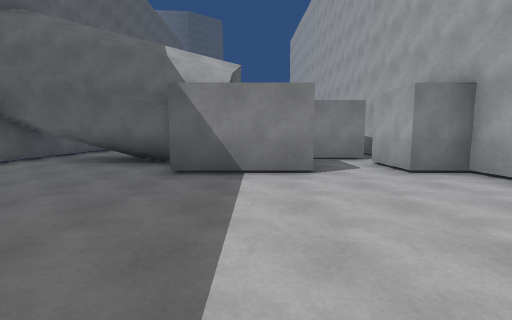
view 1 (above)

24 first-person views from a walk through a scene from a Unity 3-D project. The camera is 1.4 m above the floor, tilts 6° down and sees 90° across. The floor is counted in squares, 2 m on a side. Each view is taken from the middle of a square. On the plan, view 1 faces up. The plan holds only what a view shows up to about 9 squares ahead; the rest is blank. The place goes on beyond the plan.

view 2
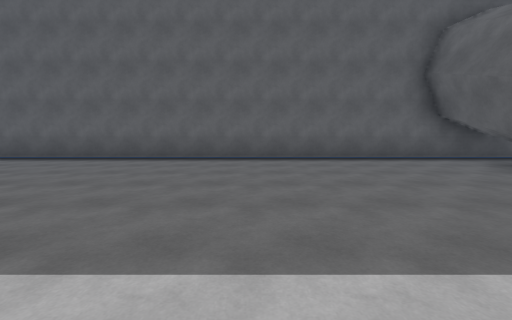

view 3
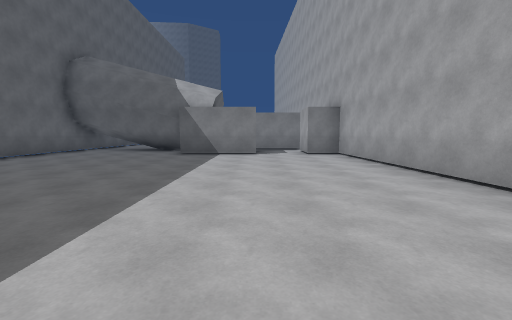

view 4
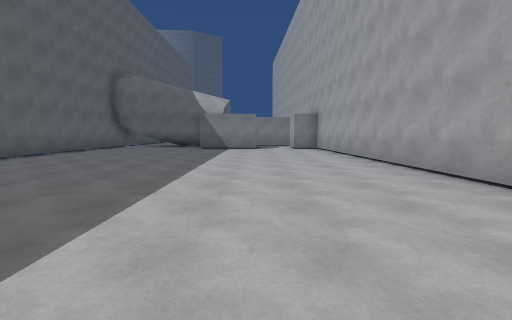

view 5
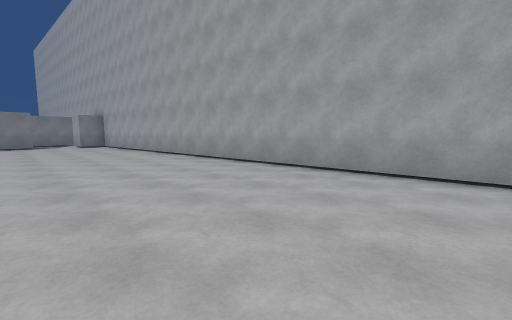

view 6
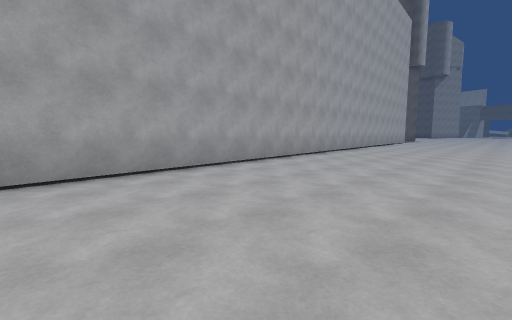

view 7
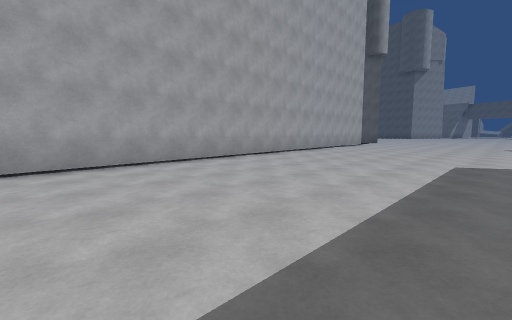

view 8
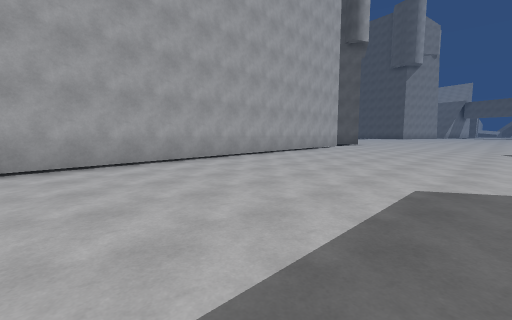

view 9
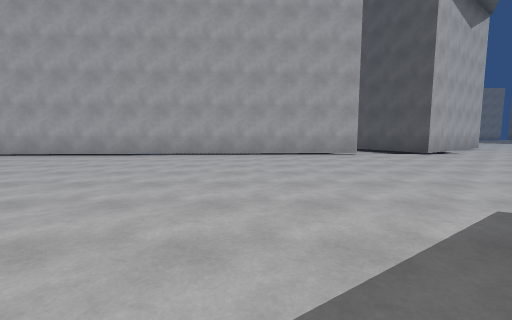

view 10
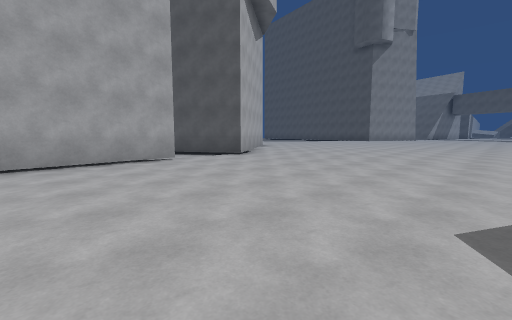

view 11
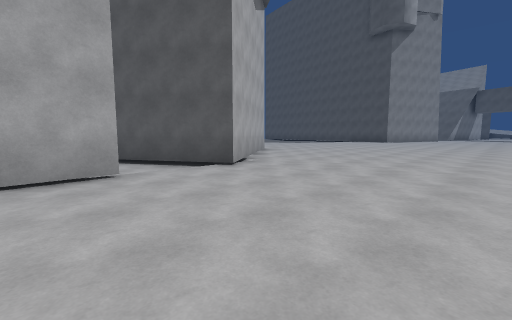

view 12
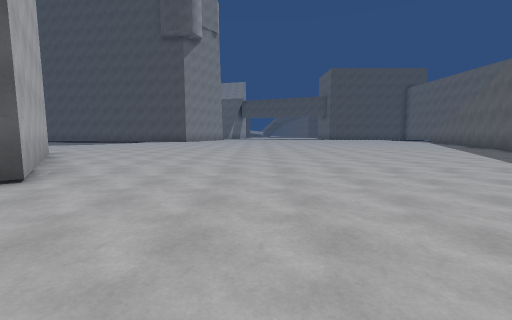

view 13
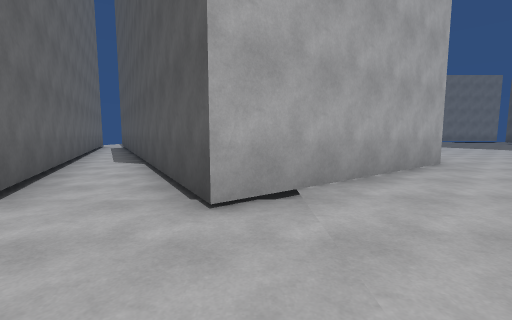

view 14
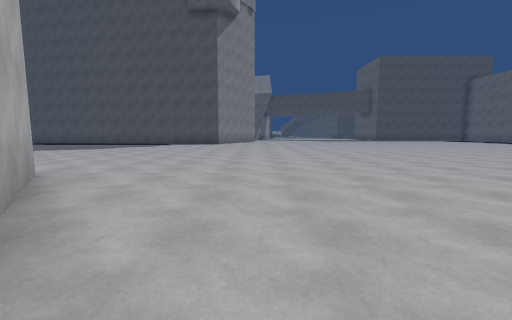

view 15
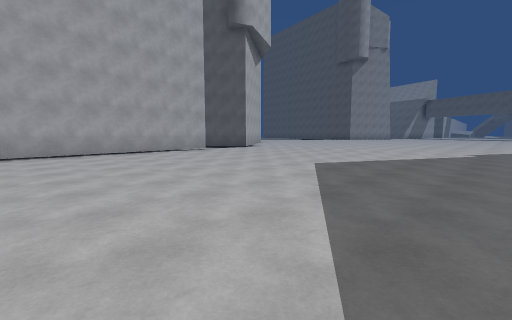

view 16
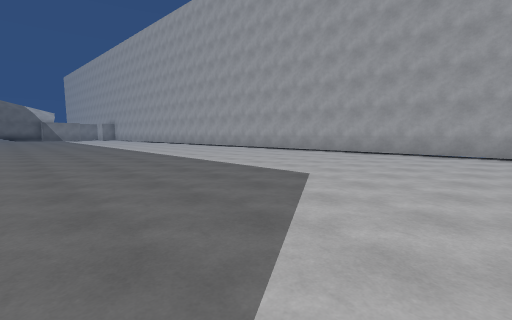

view 17
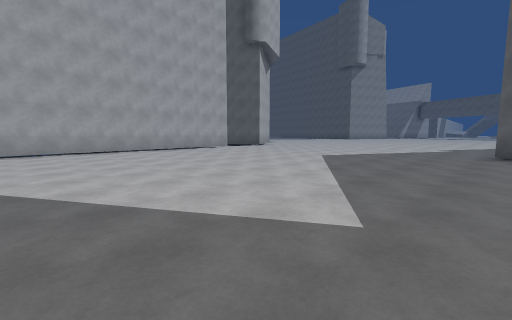

view 18
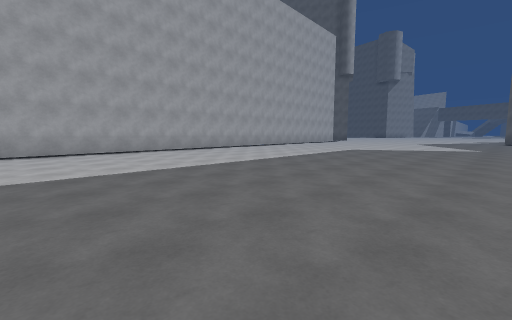

view 19
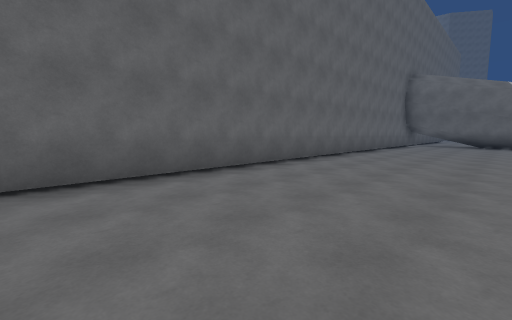

view 20
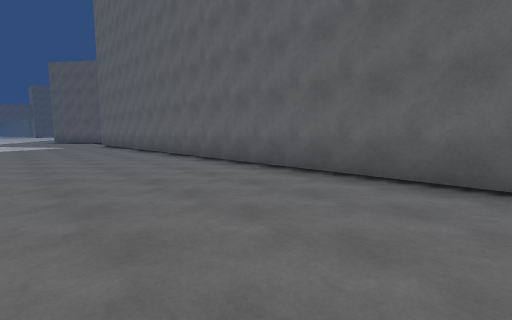

view 21
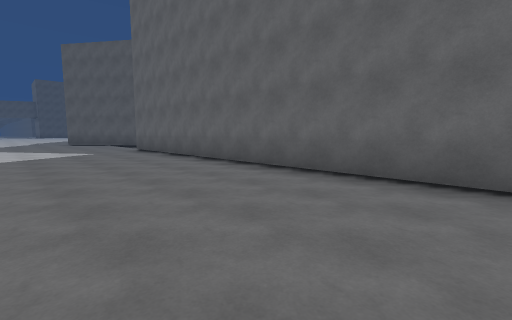

view 22
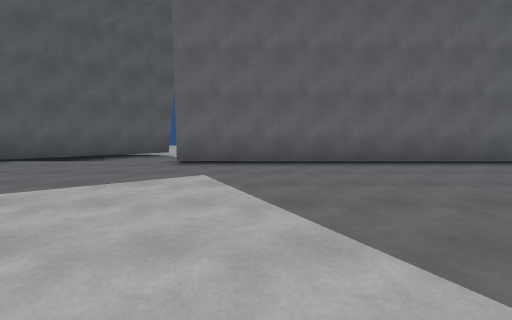

view 23
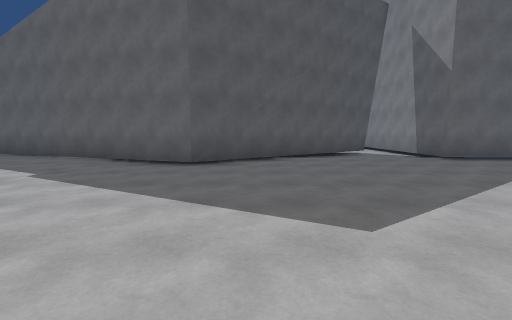

view 24
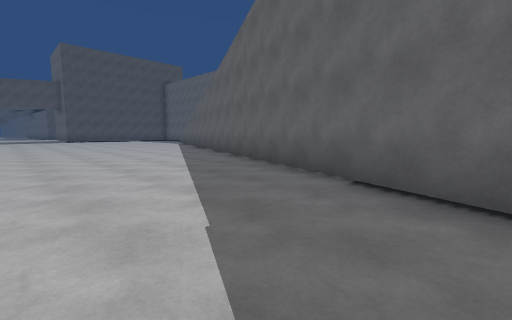

### Floor plan
Points are (right, up) in squares from view 1. A wall is a line through its corners. A room is listed if a view was taken in it or the views show most of it. See-through windows are left out.
Room 1 (views 1, 2, 3, 4, 5, 6, 7, 8, 9, 10, 11, 12, 13, 14, 15, 16, 17, 18, 19, 20, 21, 22, 23, 24)
walls: (-8.7, -23.8) (-4.7, -29.4) (-7.5, -37.3); (5.4, -28.4) (3.7, 4.4) (2.7, 4.4) (2.7, 6); (8.4, -35) (5.3, -30.6) (7.7, -29.2); (1.1, 4.4) (-1.5, 4.4); (-1.7, 5.5) (-4.6, 5.9); (2.9, 6.7) (1.5, 6.7); (-5.9, 7.5) (-5.9, -22.8) (-8.1, -22.8)
ways out: opening at (7, -28); gap at (-9, -24)

Positions as (right, up) in squares from view 1, and headings:
1: (0, 0), facing up
2: (1, 1), facing left
3: (1, -4), facing up
4: (1, -7), facing up
5: (0, -10), facing up-right
6: (0, -8), facing down-right
7: (-1, -13), facing down-right
8: (-1, -16), facing down-right
9: (-3, -25), facing right
10: (-1, -25), facing down-right
11: (1, -27), facing down-right
12: (2, -27), facing down
13: (3, -31), facing right
14: (5, -31), facing down
15: (-4, -22), facing down-right
16: (-4, -22), facing up-right
17: (-5, -20), facing down-right
18: (-5, -9), facing down-right
19: (-2, -9), facing up-left
20: (-2, -7), facing down-left
21: (-2, -12), facing down-left
22: (0, -21), facing left
23: (1, -28), facing left
24: (-2, -30), facing down-left
